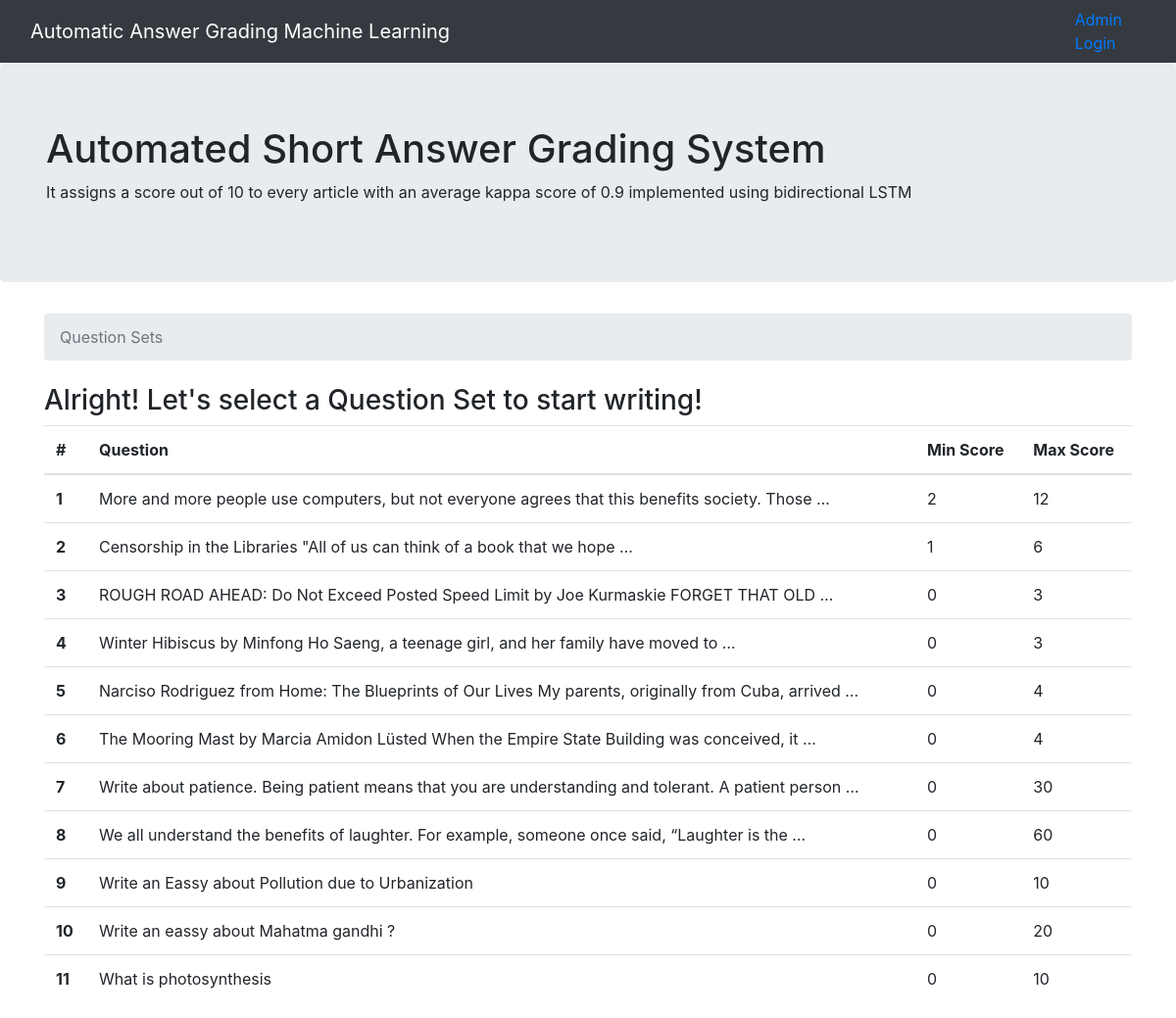
The page / on the database its author committed.
### grader/models.py (models this page shows, shortened)
class Question(models.Model):
    question_title = models.TextField(max_length=100000)
    set = models.IntegerField(unique=True)
    min_score = models.IntegerField()
    max_score = models.IntegerField()

### grader/views.py (the view)
# urls.py: path('', views.index, name='index'),
def index(request):
    questions_list = Question.objects.order_by('set')
    context = {
        'questions_list': questions_list,
    }
    return render(request, 'grader/index.html', context)

### grader/templates/grader/index.html (shortened to what this page needs)
{% extends 'base.html' %}
{% block breadcrumb %}
  <li class="breadcrumb-item active">Question Sets</li>
{% endblock %}
{% block content %}
    {% if questions_list %}
        <p class="h3">Alright! Let's select a Question Set to start writing!</p>
        <table class="table">
                <thead>
                  <tr>
                    <th scope="col">#</th>
                    <th scope="col">Question</th>
                    <th scope="col">Min Score</th>
                    <th scope="col">Max Score</th>
                  </tr>
                </thead>
                {% for question in questions_list %}
                    <tr class="clickable-row" data-href='/{{ question.set }}'>
                        <th scope="row">{{ question.set }}</th>
                        <td>{{ question.question_title|truncatewords:15 }}</td>
                        <td>{{ question.min_score }}</td>
                        <td>{{ question.max_score }}</td>
                      </tr>
                {% endfor %}
        </table>
    {% else %}
        <p>No polls are available.</p>
    {% endif %}
{% endblock %}

### templates/base.html (shortened to what this page needs)
{% load static %}<!DOCTYPE html>
<html>
  <head>
    <link rel="stylesheet" href="{% static 'css/bootstrap.min.css' %}">
  </head>
  <body>
    <nav class="navbar navbar-expand-lg navbar-dark bg-dark">
      <div class="container">
        <a class="navbar-brand" href="{% url 'index' %}">Automatic Answer Grading Machine Learning</a>
      </div>
      <li class="nav"><a href="http://127.0.0.1:8000/admin">Admin Login</a></li>
    </nav>
    <div class="jumbotron">
      <div class="container">
      <h1>Automated Short Answer Grading System</h1>
      <p>It assigns a score out of 10 to every article with an average kappa score of 0.9 implemented using bidirectional LSTM</p>
      </div>
    </div>
    <div class="container">
      <ol class="breadcrumb my-4">
        {% block breadcrumb %}
        {% endblock %}
      </ol>
      {% block content %}
      {% endblock %}
    </div>
  </body>
</html>

### rows shown on the page
Question: set "1", question_title "More and more people use computers, but not everyone agrees that this benefits society. Those …", min_score "2", max_score "12"
Question: set "2", question_title "Censorship in the Libraries \"All of us can think of a book that we hope …", min_score "1", max_score "6"
Question: set "3", question_title "ROUGH ROAD AHEAD: Do Not Exceed Posted Speed Limit by Joe Kurmaskie FORGET THAT OLD …", min_score "0", max_score "3"
Question: set "4", question_title "Winter Hibiscus by Minfong Ho Saeng, a teenage girl, and her family have moved to …", min_score "0", max_score "3"
Question: set "5", question_title "Narciso Rodriguez from Home: The Blueprints of Our Lives My parents, originally from Cuba, arrived …", min_score "0", max_score "4"
Question: set "6", question_title "The Mooring Mast by Marcia Amidon Lüsted When the Empire State Building was conceived, it …", min_score "0", max_score "4"
Question: set "7", question_title "Write about patience. Being patient means that you are understanding and tolerant. A patient person …", min_score "0", max_score "30"
Question: set "8", question_title "We all understand the benefits of laughter. For example, someone once said, “Laughter is the …", min_score "0", max_score "60"
Question: set "9", question_title "Write an Eassy about Pollution due to Urbanization", min_score "0", max_score "10"
Question: set "10", question_title "Write an eassy about Mahatma gandhi ?", min_score "0", max_score "20"
Question: set "11", question_title "What is photosynthesis", min_score "0", max_score "10"
